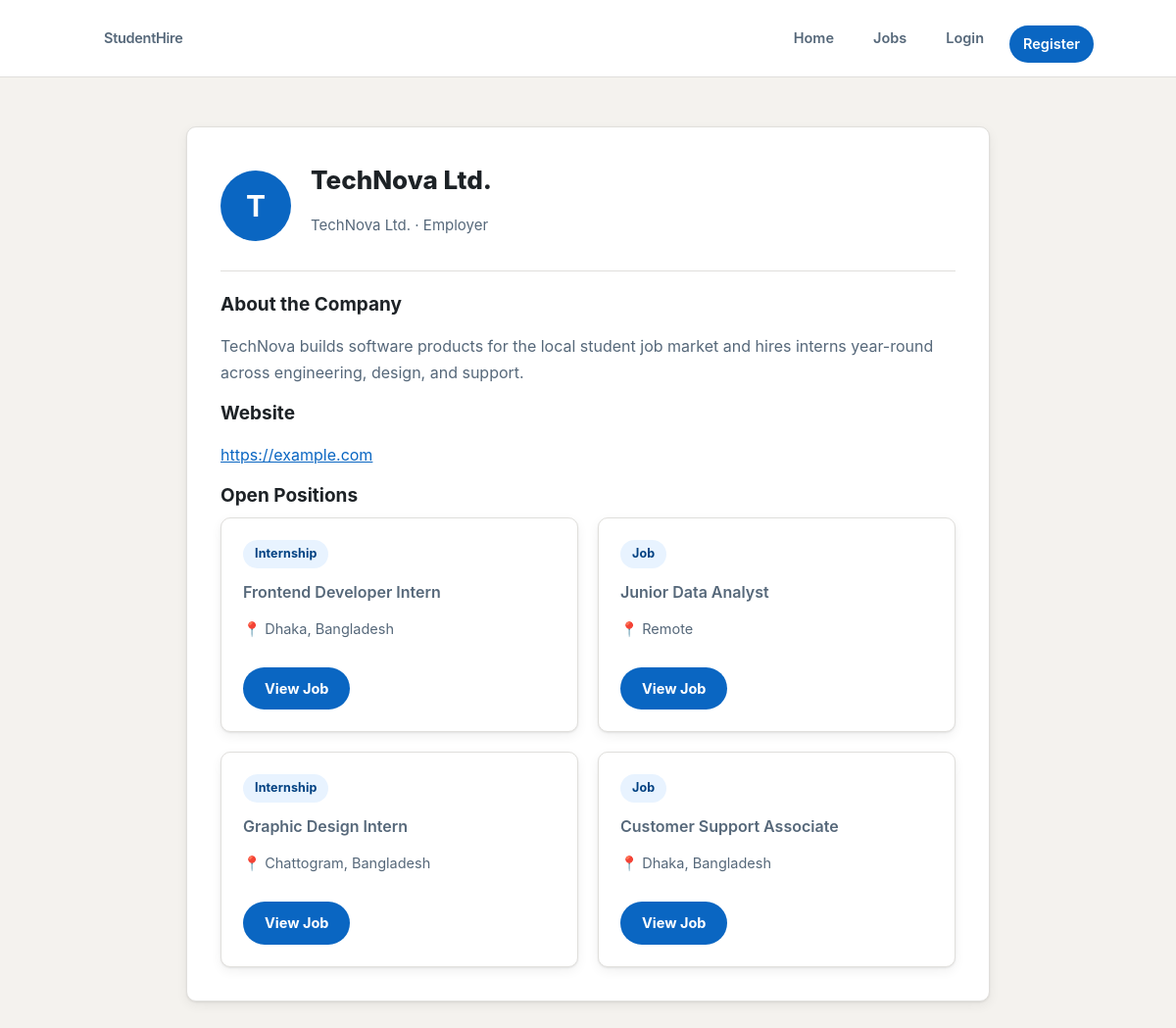
The page /profile.php?id=1 on the database its author committed.
### tables this page shows
CREATE TABLE users (
    id INT AUTO_INCREMENT PRIMARY KEY,
    name VARCHAR(120) NOT NULL,
    email VARCHAR(150) NOT NULL UNIQUE,
    password VARCHAR(255) NOT NULL,
    role ENUM('student', 'employer', 'admin') NOT NULL DEFAULT 'student',
    created_at TIMESTAMP DEFAULT CURRENT_TIMESTAMP
);

CREATE TABLE companies (
    id INT AUTO_INCREMENT PRIMARY KEY,
    user_id INT NOT NULL UNIQUE,
    company_name VARCHAR(150) NOT NULL,
    description TEXT DEFAULT NULL,
    website VARCHAR(255) DEFAULT NULL,
    FOREIGN KEY (user_id) REFERENCES users(id) ON DELETE CASCADE
);

CREATE TABLE jobs (
    id INT AUTO_INCREMENT PRIMARY KEY,
    employer_id INT NOT NULL,
    title VARCHAR(150) NOT NULL,
    description TEXT NOT NULL,
    category VARCHAR(100) DEFAULT NULL,
    location VARCHAR(120) DEFAULT NULL,
    job_type ENUM('Job', 'Internship') NOT NULL DEFAULT 'Job',
    salary VARCHAR(100) DEFAULT NULL,
    deadline DATE DEFAULT NULL,
    created_at TIMESTAMP DEFAULT CURRENT_TIMESTAMP,
    FOREIGN KEY (employer_id) REFERENCES users(id) ON DELETE CASCADE
);

### profile.php (the view, shortened to what this page needs)
<?php
require_once "config/database.php";
$id = intval($_GET["id"] ?? 0);
$stmt = $pdo->prepare("
    SELECT *
    FROM users
    WHERE id = ?
");
$stmt->execute([$id]);
$profileUser = $stmt->fetch(PDO::FETCH_ASSOC);
$student = null;
$company = null;
$employerJobs = [];
if ($profileUser["role"] === "student") {
    $studentStmt = $pdo->prepare("
        SELECT *
        FROM students
        WHERE user_id = ?
    ");
    $studentStmt->execute([$id]);
    $student = $studentStmt->fetch(PDO::FETCH_ASSOC);
} elseif ($profileUser["role"] === "employer") {
    $companyStmt = $pdo->prepare("
        SELECT *
        FROM companies
        WHERE user_id = ?
    ");
    $companyStmt->execute([$id]);
    $company = $companyStmt->fetch(PDO::FETCH_ASSOC);
    $jobsStmt = $pdo->prepare("
        SELECT *
        FROM jobs
        WHERE employer_id = ?
        ORDER BY created_at DESC
        LIMIT 6
    ");
    $jobsStmt->execute([$id]);
    $employerJobs = $jobsStmt->fetchAll(PDO::FETCH_ASSOC);
}
$initial = strtoupper(substr($profileUser["name"], 0, 1));
?>
<!DOCTYPE html>
<html>
<head>
    <link rel="stylesheet" href="assets/css/style.css">
</head>
<body>
<?php $base = ""; include __DIR__ . "/includes/navbar.php"; ?>
<div class="container">
    <div class="details-card profile-card">
        <div class="profile-header">
            <div class="avatar avatar-lg">
                <?= htmlspecialchars($initial) ?>
            </div>
            <div>
                <h1><?= htmlspecialchars($profileUser["name"]) ?></h1>
                <?php if ($profileUser["role"] === "student"): ?>
                    <p class="profile-role">
                        <?= htmlspecialchars($student["headline"] ?? "") !== ""
                            ? htmlspecialchars($student["headline"])
                            : "Student" ?>
                    </p>
                <?php elseif ($profileUser["role"] === "employer"): ?>
                    <p class="profile-role">
                        <?= htmlspecialchars($company["company_name"] ?? $profileUser["name"]) ?>
                        &middot; Employer
                    </p>
                <?php else: ?>
                    <p class="profile-role">Administrator</p>
                <?php endif; ?>
            </div>
        </div>
        <hr>
        <?php if ($profileUser["role"] === "student"): ?>
            <h2>About</h2>
            <p>
                <?= $student && $student["bio"]
                    ? nl2br(htmlspecialchars($student["bio"]))
                    : "<span class='muted'>No bio added yet.</span>" ?>
            </p>
            <h2>Skills</h2>
            <p>
                <?php if ($student && $student["skills"]): ?>
                    <?php foreach (array_filter(array_map("trim", explode(",", $student["skills"]))) as $skill): ?>
                        <span class="badge"><?= htmlspecialchars($skill) ?></span>
                    <?php endforeach; ?>
                <?php else: ?>
                    <span class="muted">No skills added yet.</span>
                <?php endif; ?>
            </p>
            <h2>Resume</h2>
            <p>
                <?php if ($student && $student["resume_link"]): ?>
                    <a href="<?= htmlspecialchars($student["resume_link"]) ?>" target="_blank" rel="noopener">
                        View Resume Link
                    </a>
                <?php else: ?>
                    <span class="muted">No resume link added yet.</span>
                <?php endif; ?>
            </p>
        <?php elseif ($profileUser["role"] === "employer"): ?>
            <h2>About the Company</h2>
            <p>
                <?= $company && $company["description"]
                    ? nl2br(htmlspecialchars($company["description"]))
                    : "<span class='muted'>No company description added yet.</span>" ?>
            </p>
            <h2>Website</h2>
            <p>
                <?php if ($company && $company["website"]): ?>
                    <a href="<?= htmlspecialchars($company["website"]) ?>" target="_blank" rel="noopener">
                        <?= htmlspecialchars($company["website"]) ?>
                    </a>
                <?php else: ?>
                    <span class="muted">No website added yet.</span>
                <?php endif; ?>
            </p>
            <h2>Open Positions</h2>
            <?php if ($employerJobs): ?>
                <div class="job-grid">
                    <?php foreach ($employerJobs as $job): ?>
                        <div class="job-card">
                            <span class="badge"><?= htmlspecialchars($job["job_type"]) ?></span>
                            <h3><?= htmlspecialchars($job["title"]) ?></h3>
                            <p>📍 <?= htmlspecialchars($job["location"]) ?></p>
                            <a class="btn" href="job-details.php?id=<?= $job["id"] ?>">View Job</a>
                        </div>
                    <?php endforeach; ?>
                </div>
            <?php else: ?>
                <p class="muted">No open positions right now.</p>
            <?php endif; ?>
        <?php endif; ?>
    </div>
</div>
</body>
</html>

### assets/css/style.css (style rules this page uses)
:root { --brand: #0a66c2; --brand-dark: #004182; --brand-light: #e8f3ff; --ink: #1d2226; --ink-soft: #56687a; --line: #e0dfdc; --bg: #f4f2ee; --white: #ffffff; --success: #057642; --success-bg: #dcf5e6; --error: #b3261e; --error-bg: #fbe4e2; --radius: 10px; --shadow: 0 1px 2px rgba(0, 0, 0, .08), 0 4px 12px rgba(0, 0, 0, .06); }
* { box-sizing: border-box; margin: 0; padding: 0; }
body { font-family: -apple-system, BlinkMacSystemFont, "Segoe UI", Roboto, Helvetica, Arial, sans-serif; background: var(--bg); color: var(--ink); line-height: 1.5; }
a { color: var(--brand); }
.container { width: 86%; max-width: 1200px; margin: 50px auto; }
.container h2 { margin-bottom: 22px; font-size: 22px; font-weight: 800; }
.container h1 { font-size: 28px; font-weight: 800; margin-bottom: 20px; }
.job-grid { display: grid; grid-template-columns: repeat(auto-fit, minmax(280px, 1fr)); gap: 20px; }
.job-card, .details-card, .stat-card { background: var(--white); padding: 22px; border-radius: var(--radius); border: 1px solid var(--line); box-shadow: var(--shadow); transition: box-shadow .15s ease, transform .15s ease; }
.job-card h3 { margin: 12px 0 4px; font-size: 18px; font-weight: 700; color: var(--ink); }
.job-card p { margin: 6px 0; line-height: 1.5; color: var(--ink-soft); font-size: 14.5px; }
.badge { display: inline-block; background: var(--brand-light); color: var(--brand-dark); padding: 5px 12px; border-radius: 20px; font-size: 12.5px; font-weight: 700; letter-spacing: .01em; }
.btn { display: inline-block; border: none; background: var(--brand); color: white; padding: 11px 22px; border-radius: 22px; text-decoration: none; cursor: pointer; margin-top: 12px; font-weight: 700; font-size: 14.5px; transition: background .15s ease, box-shadow .15s ease; }
.details-card { max-width: 820px; margin: auto; padding: 34px; }
.details-card h1 { font-size: 30px; margin: 16px 0 6px; font-weight: 800; }
.details-card h3 { color: var(--ink-soft); font-weight: 600; font-size: 16px; }
.details-card p { line-height: 1.7; margin: 14px 0; color: var(--ink-soft); }
.details-card hr { border: none; border-top: 1px solid var(--line); margin: 20px 0; }
.details-card h2 { font-size: 19px; margin-bottom: 8px; font-weight: 700; }
.avatar { display: inline-flex; align-items: center; justify-content: center; border-radius: 50%; background: var(--brand); color: white; font-weight: 700; flex-shrink: 0; }
.avatar-lg { width: 72px; height: 72px; font-size: 30px; }
.profile-card { max-width: 820px; }
.profile-header { display: flex; align-items: center; gap: 20px; flex-wrap: wrap; }
.profile-header h1 { font-size: 26px; margin: 0; }
.profile-role { color: var(--ink-soft); font-size: 15px; margin-top: 4px; }

### rows shown on the page
users: name "T", name "TechNova Ltd."
companies: company_name "TechNova Ltd.", description "TechNova builds software products for the local student job market and hires interns year-round across engineering, design, and support.", website "https://example.com"
jobs: job_type "Internship", title "Frontend Developer Intern", location "Dhaka, Bangladesh"
jobs: job_type "Job", title "Junior Data Analyst", location "Remote"
jobs: job_type "Internship", title "Graphic Design Intern", location "Chattogram, Bangladesh"
jobs: job_type "Job", title "Customer Support Associate", location "Dhaka, Bangladesh"
